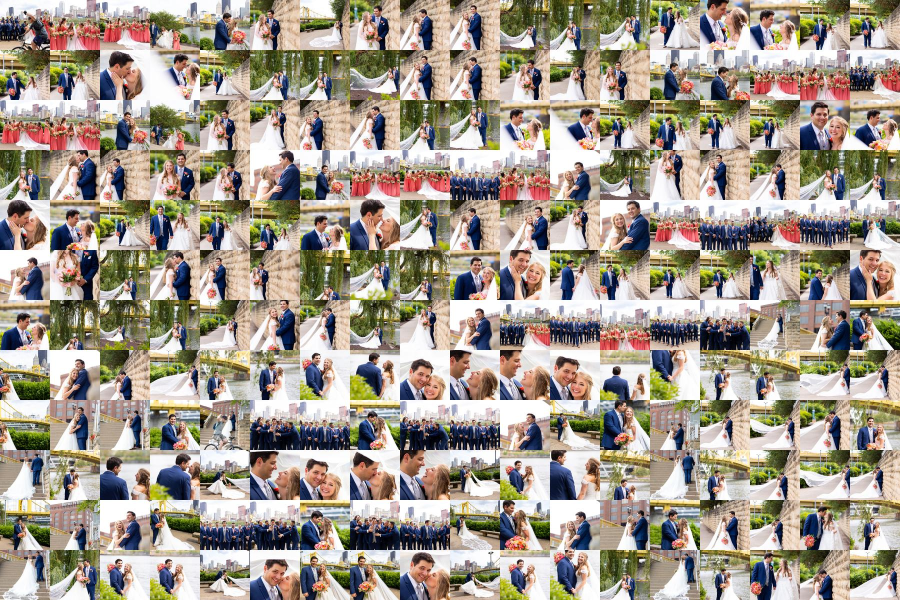
#> input picture grid_mosaic.jpg, 1800 x 1200 px (shown at 1/2 size); the run also reads 1 picture not shown here
$ python main.py
#> lines starting #> are read from the running program, lines starting #| are printed output that depends on the picture
from PIL import Image
import os


def resize_and_crop(img, target_size):
    """Resize and crop an image to fit the target size."""
    # Calculate the target aspect ratio and the image aspect ratio
    target_ratio = target_size[0] / target_size[1]
    img_ratio = img.size[0] / img.size[1]

    # Resize and then crop the image to fit the target size
    if target_ratio > img_ratio:  # Image is too tall
        resized_img = img.resize((target_size[0], int(target_size[0] / img_ratio)), Image.Resampling.LANCZOS)
        top = int((resized_img.size[1] - target_size[1]) / 2)
        cropped_img = resized_img.crop((0, top, target_size[0], top + target_size[1]))
    else:  # Image is too wide
        resized_img = img.resize((int(target_size[1] * img_ratio), target_size[1]), Image.Resampling.LANCZOS)
        left = int((resized_img.size[0] - target_size[0]) / 2)
        cropped_img = resized_img.crop((left, 0, left + target_size[0], target_size[1]))

    return cropped_img


def load_images_from_folder(folder):
    """Load all images from a folder."""
    images = []
    for filename in os.listdir(folder):
        img_path = os.path.join(folder, filename)
        try:
            with Image.open(img_path) as img:
                images.append(img.copy())
        except:
            print(f"Failed to load image: {img_path}")
    return images


def create_grid_mosaic(images, grid_size, tile_size):
    """Create a grid mosaic from the list of images."""
    mosaic_image = Image.new('RGB', (grid_size[0] * tile_size[0], grid_size[1] * tile_size[1]))

    for i, img in enumerate(images):
        if i >= grid_size[0] * grid_size[1]:
            break
        x = (i % grid_size[0]) * tile_size[0]
        y = (i // grid_size[0]) * tile_size[1]
        resized_img = resize_and_crop(img, tile_size)
        mosaic_image.paste(resized_img, (x, y))

    return mosaic_image


# [11 lines of commented-out code are left out]

from PIL import Image
import os

# ... [Other functions like resize_and_crop, create_grid_mosaic remain the same]

def main():
    # Ask the user for the path to the images
    folder = input("Please enter the path to your images: ")
#> the answer given: .

    # Check if the provided path is valid
    if not os.path.exists(folder):
        print("The provided path does not exist. Please check and try again.")
        return

    # Load and process the images
    images = load_images_from_folder(folder)
#> in load_images_from_folder, img is the input picture: PIL image 1800x1200 RGB; mean R, G, B 162.4, 152.9, 140
#> images = 1 item
    if not images:
        print("No images found in the specified folder.")
        return

    # Define grid size and tile size
    grid_size = (18, 12)  # You can also ask the user for these values
    tile_size = (100, 100)  # Same as above

    # Create and save the mosaic
    final_mosaic = create_grid_mosaic(images, grid_size, tile_size)
#> in create_grid_mosaic, `mosaic_image = Image.new('RGB', (grid_size[0] * tile_size[0], grid_siz..`: mosaic_image: PIL image 1800x1200 RGB; every value is 0
#> the loop in create_grid_mosaic, `for i, img in enumerate(images):` made 1 pass
#> (x, y, target_ratio in resize_and_crop, img_ratio in resize_and_crop, left in resize_and_crop) on pass 1: (0, 0, 1, 1.5, 25)
#> pass 1, in resize_and_crop, `resized_img = img.resize((int(target_size[1] * img_ratio), target_size..`:
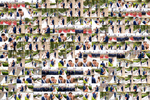
#> resized_img: PIL image 150x100 RGB; mean R, G, B 162.3, 152.7, 139.7
#> pass 1, in resize_and_crop, `cropped_img = resized_img.crop((left, 0, left + target_size[0], target..`:
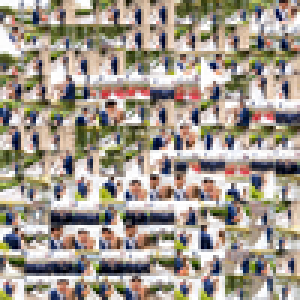
#> cropped_img: PIL image 100x100 RGB (shown 3 times larger); mean R, G, B 162.6, 153.4, 141
#> after the loop in create_grid_mosaic, `for i, img in enumerate(images):`:
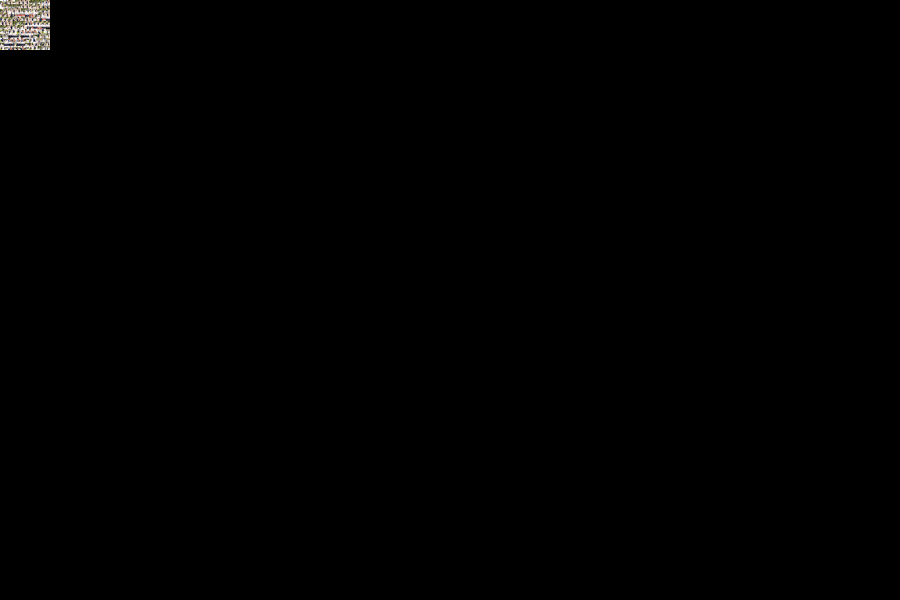
#> mosaic_image: PIL image 1800x1200 RGB (shown at 1/2 size); mean R, G, B 0.8, 0.7, 0.7
    output_file = 'grid_mosaic.jpg'
    final_mosaic.save(output_file)
    print("Grid mosaic created and saved as", output_file)

# Run the main function
if __name__ == "__main__":
    main()


# /Users/vincenzotranquillo/Desktop/Wedding Album/City Portraits
